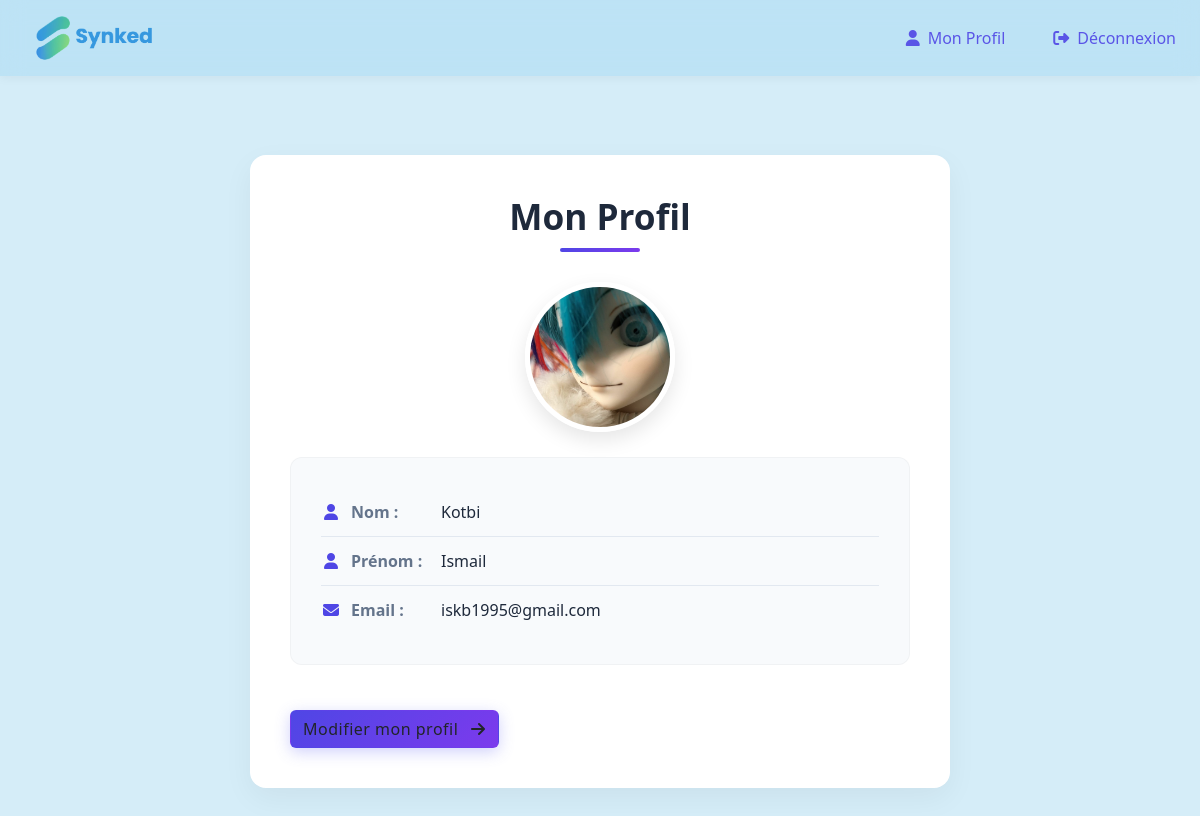
/index.php?action=profile (signed in), run on the app's committed database.
### tables this page shows
CREATE TABLE `users` (
  `id` int(11) NOT NULL,
  `firstname` varchar(50) DEFAULT NULL,
  `lastname` varchar(50) DEFAULT NULL,
  `email` varchar(100) DEFAULT NULL,
  `password` varchar(255) DEFAULT NULL,
  `profile_image` varchar(255) DEFAULT NULL
);

### controllers/ProfileController.php (called while the page is built, shortened)
<?php
require_once __DIR__ . '/../models/User.php';
class ProfileController {
    public function viewProfile() {
        $user = new User();
        $userData = $user->getUserById($_SESSION['user_id']);
        include __DIR__ . '/../views/profile.php';
    }
}
?>

### models/User.php (called while the page is built, shortened)
<?php
require_once __DIR__ . '/../config/database.php';
class User {
    private $conn;
    public function __construct() {
        $database = new Database();
        $this->conn = $database->getConnection();
    }
    public function getUserById($id) {
        $query = "SELECT * FROM users WHERE id = :id";
        $stmt = $this->conn->prepare($query);
        $stmt->bindParam(":id", $id);
        $stmt->execute();
        return $stmt->fetch(PDO::FETCH_ASSOC);
    }
}
?>

### config/database.php (called while the page is built, shortened)
<?php
class Database
{
    private $host = "localhost";
    private $db_name = "facebook_clone";
    private $username = "root";
    private $password = "root";
    public function getConnection()
    {
        $this->conn = null;
        try {
            $this->conn = new PDO(
                "mysql:host=" . $this->host . ";dbname=" . $this->db_name,
                $this->username,
                $this->password,
                [
                    PDO::ATTR_ERRMODE            => PDO::ERRMODE_EXCEPTION,
                    PDO::ATTR_DEFAULT_FETCH_MODE => PDO::FETCH_ASSOC,
                    PDO::ATTR_EMULATE_PREPARES   => false,
                    PDO::MYSQL_ATTR_INIT_COMMAND => "SET NAMES utf8mb4"
                ]
            );
        } catch (PDOException $exception) {
            echo "Connection error: " . $exception->getMessage();
        }
        return $this->conn;
    }
}

### views/profile.php (the view, shortened to what this page needs)
<!DOCTYPE html>
<html lang="fr">
<head>
    <link href="https://cdn.jsdelivr.net/npm/bootstrap@5.3.0/dist/css/bootstrap.min.css" rel="stylesheet">
    <link rel="stylesheet" href="https://cdnjs.cloudflare.com/ajax/libs/animate.css/4.1.1/animate.min.css">
    <link rel="stylesheet" href="https://cdnjs.cloudflare.com/ajax/libs/font-awesome/6.4.0/css/all.min.css">
</head>
<body>
    <?php include __DIR__ . '/partials/navbar.php'; ?>
    <div class="profile-container animate__animated animate__fadeIn">
        <h2 class="profile-header">Mon Profil</h2>
        <div class="profile-img-container">
            <?php
            $profileImage = (!empty($userData['profile_image']) && file_exists('uploads/' . $userData['profile_image']))
                ? 'uploads/' . $userData['profile_image']
                : 'assets/default.png';
            ?>
            <img src="<?= htmlspecialchars($profileImage) ?>" class="profile-img">
        </div>
        <div class="profile-info">
            <div class="profile-field">
                <span class="profile-label"><i class="fas fa-user"></i> Nom :</span>
                <span class="profile-value"><?= htmlspecialchars($userData['lastname']) ?></span>
            </div>
            <div class="profile-field">
                <span class="profile-label"><i class="fas fa-user"></i> Prénom :</span>
                <span class="profile-value"><?= htmlspecialchars($userData['firstname']) ?></span>
            </div>
            <div class="profile-field">
                <span class="profile-label"><i class="fas fa-envelope"></i> Email :</span>
                <span class="profile-value"><?= htmlspecialchars($userData['email']) ?></span>
            </div>
        </div>
        <a href="index.php?action=edit_profile" class="btn btn-edit">
            Modifier mon profil <i class="fas fa-arrow-right"></i>
        </a>
    </div>
</body>
</html>

### views/profile.php (style rules this page uses)
:root { --primary-color: #6366f1; --secondary-color: #8b5cf6; --dark-color: #1e293b; --light-color: #f8fafc; --success-color: #10b981; --gradient: linear-gradient(135deg, var(--primary-color), var(--secondary-color)); }
body { background-color: #f1f5f9; font-family: 'Segoe UI', Tahoma, Geneva, Verdana, sans-serif; }
.profile-container { max-width: 700px; margin: 80px auto 40px; padding: 40px; background: white; border-radius: 16px; box-shadow: 0 10px 30px rgba(0, 0, 0, 0.05); transition: transform 0.3s ease; }
.profile-header { text-align: center; margin-bottom: 30px; font-size: 2.2rem; font-weight: 700; color: var(--dark-color); position: relative; padding-bottom: 15px; }
.profile-header::after { content: ''; position: absolute; bottom: 0; left: 50%; transform: translateX(-50%); width: 80px; height: 4px; background: var(--gradient); border-radius: 2px; }
.profile-img-container { position: relative; width: 150px; height: 150px; margin: 0 auto 25px; }
.profile-img { width: 100%; height: 100%; object-fit: cover; border-radius: 50%; border: 5px solid white; box-shadow: 0 8px 20px rgba(0, 0, 0, 0.1); transition: all 0.3s ease; }
.profile-info { background: #f8fafc; padding: 30px; border-radius: 12px; margin-bottom: 25px; border: 1px solid rgba(0, 0, 0, 0.03); }
.profile-field { display: flex; align-items: center; padding: 12px 0; border-bottom: 1px solid #e2e8f0; }
.profile-field:last-child { border-bottom: none; }
.profile-label { font-weight: 600; color: #64748b; width: 120px; display: flex; align-items: center; }
.profile-label i { margin-right: 10px; color: var(--primary-color); width: 20px; text-align: center; }
.profile-value { color: var(--dark-color); flex: 1; font-weight: 500; }
.btn-edit { background: var(--gradient); border: none; padding: 12px 30px; font-weight: 600; letter-spacing: 0.5px; display: inline-flex; align-items: center; justify-content: center; margin: 20px auto 0; color: white; border-radius: 50px; transition: all 0.3s ease; text-decoration: none; box-shadow: 0 4px 15px rgba(99, 102, 241, 0.3); width: auto; }
.btn-edit i { margin-left: 8px; transition: transform 0.3s ease; }

### views/partials/navbar.php (style rules this page uses)
:root { --primary-color: #4f46e5; --primary-hover: #3730a3; --secondary-color: #7c3aed; --text-color: #1e293b; --bg-color: rgba(160, 215, 241, 0.44); }
body { background-color: var(--bg-color); padding-top: 75px; min-height: 200vh; }

### data on the page
users: profile_image (picture), lastname "Kotbi", firstname "Ismail", email "iskb1995@gmail.com"
